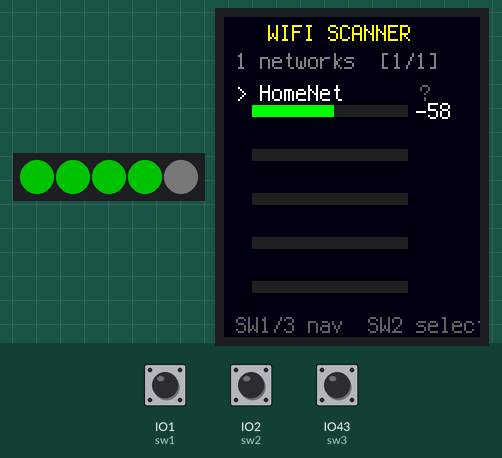
This program was run on a simulated ESP32 board running CircuitPython. Parts: 5 RGB LEDs in strip order, left to right, 128×160 colour display. The inputs (shaded band) are chosen by the test bench; at power-on: IO2 (sw2) HIGH, IO1 (sw1) HIGH, IO43 (sw3) HIGH. Dim RGB values are drawn brighter than linear; a WiFi scan finds one network, HomeNet; what the program prints to the serial console is not drawn.

Above: at 3.2 s.
3.3 s: IO2 (sw2) pulled LOW for 0.15 s
At 4.5 s:
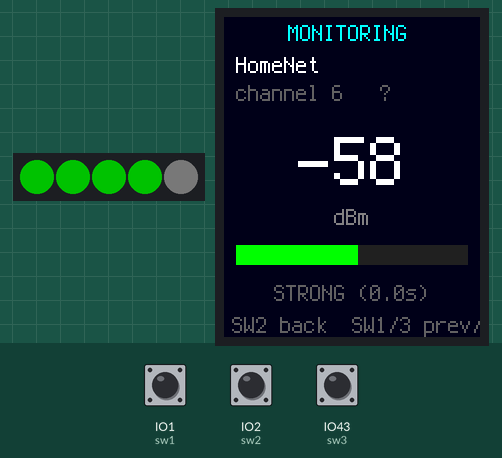
4.9 s: IO2 (sw2) pulled LOW for 1 s
At 6.5 s:
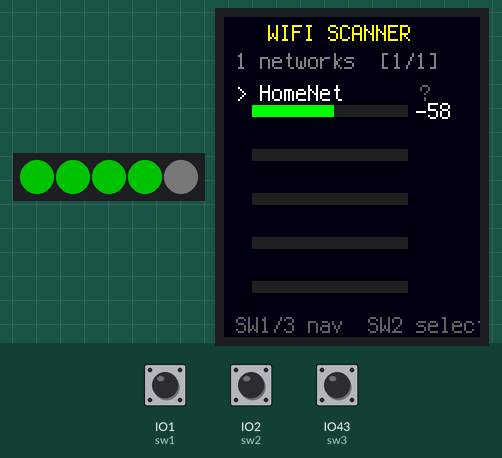
7.4 s: IO2 (sw2) pulled LOW for 3.2 s
At 7.9 s:
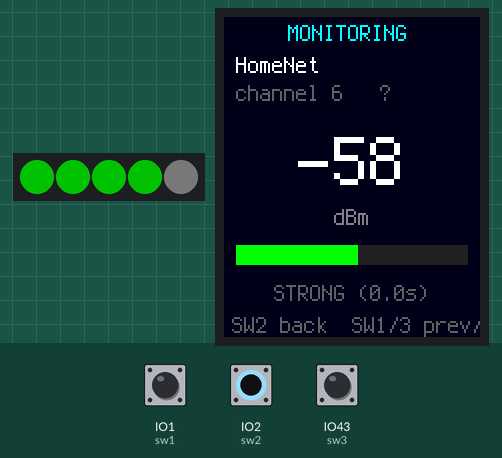
Timing chart, 0 to 10.4 s (numbered marks = the images above; inputs shaded):
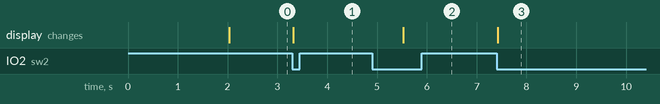

The program:

code.py
```python
"""
code_WiFi_Scanner.py -- Carolina Code Conference sample
========================================================
Live WiFi scanner + signal-strength meter for the ESP32-S3-DevKitC
conference kit (128x160 ST7735R TFT + 5-pixel NeoPixel strip).

Two modes
---------
  LIST MODE      -- shows nearby networks sorted by strongest RSSI.
                    Rescans every 30 seconds.
                    The 5 NeoPixels display the highlighted
                    network's last-known signal.

  MONITOR MODE   -- full-screen live view of ONE network.
                    Single-channel rescan runs continuously so the
                    LEDs + on-screen bar update in near-real-time.
                    Perfect for walking around to trace signal.

Controls (Switch numbers from the conference kit)
-------------------------------------------------
  SW1 (IO1)      -- navigate UP     (both modes)
  SW2 (IO2)      -- SELECT / back   (enter or exit monitor mode)
  SW3 (IO43)     -- navigate DOWN   (both modes)

Signal quality visualization
----------------------------
  RSSI >= -50 dBm  -- 5 LEDs green   (excellent)
  RSSI >= -60 dBm  -- 4 LEDs green   (strong)
  RSSI >= -70 dBm  -- 3 LEDs yellow  (fair)
  RSSI >= -80 dBm  -- 2 LEDs orange  (weak)
  RSSI <  -80 dBm  -- 1 LED  red     (very weak)

No credentials required -- pure passive scanning.
"""

import time
import board
import busio
import digitalio
import displayio
import fourwire
import neopixel
import terminalio
import wifi
import bitmaptools
import adafruit_st7735r
from adafruit_display_text import label


# ------------------------------------------------------------------
# Hardware setup
# ------------------------------------------------------------------
pixels = neopixel.NeoPixel(board.IO4, 5, brightness=0.35, auto_write=False)
pixels.fill((0, 0, 0)); pixels.show()

# Three tactile switches -- pull-down wired, use internal pullup
sw1 = digitalio.DigitalInOut(board.IO1);  sw1.switch_to_input(pull=digitalio.Pull.UP)
sw2 = digitalio.DigitalInOut(board.IO2);  sw2.switch_to_input(pull=digitalio.Pull.UP)
sw3 = digitalio.DigitalInOut(board.IO43); sw3.switch_to_input(pull=digitalio.Pull.UP)

# Font-ROM chip must stay deselected so the display owns the SPI bus
font_cs = digitalio.DigitalInOut(board.IO9)
font_cs.direction = digitalio.Direction.OUTPUT
font_cs.value = True

# Display backlight -- keep off until the first frame is drawn
bl = digitalio.DigitalInOut(board.IO5)
bl.direction = digitalio.Direction.OUTPUT
bl.value = False

displayio.release_displays()
spi = busio.SPI(clock=board.IO12, MOSI=board.IO11)
display_bus = fourwire.FourWire(
    spi,
    command=board.IO6,
    chip_select=board.IO10,
    reset=board.IO7,
    baudrate=8_000_000,
)
display = adafruit_st7735r.ST7735R(
    display_bus, width=128, height=160, rotation=0, bgr=True, auto_refresh=False,
)


# ------------------------------------------------------------------
# Signal-strength helpers
# ------------------------------------------------------------------
def rssi_to_quality(rssi):
    """Map RSSI (dBm) to a 0.0-1.0 quality value for the bar length."""
    if rssi is None:  return 0.0
    if rssi >= -30:   return 1.0
    if rssi <= -90:   return 0.0
    return (rssi + 90) / 60.0


def rssi_to_bars(rssi):
    """0..5 signal-bar count (like a phone icon)."""
    if rssi is None:  return 0
    if rssi >= -50:   return 5
    if rssi >= -60:   return 4
    if rssi >= -70:   return 3
    if rssi >= -80:   return 2
    if rssi >= -90:   return 1
    return 0


def rssi_quality_label(rssi):
    n = rssi_to_bars(rssi)
    return ("NO SIGNAL", "VERY WEAK", "WEAK", "FAIR", "STRONG", "EXCELLENT")[n]


def rssi_led_color(rssi):
    n = rssi_to_bars(rssi)
    if n >= 4: return (  0, 255,   0)   # green
    if n == 3: return (255, 200,   0)   # yellow
    if n == 2: return (255, 100,   0)   # orange
    if n == 1: return (255,   0,   0)   # red
    return             (  0,   0,   0)  # off (no signal)


def rssi_bar_palette_idx(rssi):
    n = rssi_to_bars(rssi)
    if n >= 4: return 1   # green
    if n == 3: return 2   # yellow
    if n == 2: return 3   # orange
    if n == 1: return 4   # red
    return 0               # unfilled


def auth_short(modes):
    if not modes:                          return "?   "
    if wifi.AuthMode.ENTERPRISE in modes:  return "ENT "
    if wifi.AuthMode.OPEN       in modes:  return "OPEN"
    if wifi.AuthMode.WPA3       in modes:  return "WPA3"
    if wifi.AuthMode.WPA2       in modes:  return "WPA2"
    if wifi.AuthMode.WPA        in modes:  return "WPA "
    if wifi.AuthMode.WEP        in modes:  return "WEP "
    return "?   "


def auth_color(modes):
    if not modes:                          return 0x606060
    if wifi.AuthMode.OPEN in modes:        return 0xFF4040   # red -- insecure
    if wifi.AuthMode.WEP  in modes:        return 0xFF8800   # orange -- weak
    if wifi.AuthMode.WPA3 in modes:        return 0x40FFA0   # mint  -- strong
    return 0x40FF40                                           # green -- WPA/WPA2


def update_led_meter(rssi):
    """Light the strip as a bar-graph of the current signal (0..5 LEDs)."""
    if rssi is None:
        pixels.fill((0, 0, 0))
        pixels[0] = (30, 0, 0)          # single dim-red = "no signal"
        pixels.show()
        return
    n = rssi_to_bars(rssi)
    color = rssi_led_color(rssi)
    for i in range(5):
        pixels[i] = color if i < n else (8, 8, 8)   # dim off-white for unlit
    pixels.show()


# ==================================================================
# Scene 1 -- list mode
# ==================================================================
MAX_ROWS = 5
ROW_Y0   = 32
ROW_H    = 22
BAR_W    = 78
BAR_H    = 6
BAR_X    = 14

list_scene = displayio.Group()

bg = displayio.Bitmap(128, 160, 1)
bg_pal = displayio.Palette(1); bg_pal[0] = 0x000010
list_scene.append(displayio.TileGrid(bg, pixel_shader=bg_pal))

title_lbl = label.Label(terminalio.FONT, text="WIFI SCANNER",
                        color=0xFFFF00, x=22, y=8)
count_lbl = label.Label(terminalio.FONT, text="scanning...",
                        color=0x808080, x=6, y=22)
list_scene.append(title_lbl); list_scene.append(count_lbl)

# Shared palette for on-screen bar graphs
bar_pal = displayio.Palette(5)
bar_pal[0] = 0x202020
bar_pal[1] = 0x00FF00
bar_pal[2] = 0xFFFF00
bar_pal[3] = 0xFF8800
bar_pal[4] = 0xFF0000

row_ssid = []; row_bar = []; row_rssi = []; row_auth = []

for i in range(MAX_ROWS):
    top     = ROW_Y0 + i * ROW_H
    y_label = top + 6
    y_bar   = top + 15

    ssid_lbl = label.Label(terminalio.FONT, text="", color=0xA0A0A0, x=6, y=y_label)
    list_scene.append(ssid_lbl); row_ssid.append(ssid_lbl)

    auth_lbl = label.Label(terminalio.FONT, text="", color=0x40FF40, x=98, y=y_label)
    list_scene.append(auth_lbl); row_auth.append(auth_lbl)

    bmp = displayio.Bitmap(BAR_W, BAR_H, 5)
    tg  = displayio.TileGrid(bmp, pixel_shader=bar_pal,
                             x=BAR_X, y=y_bar - BAR_H // 2)
    list_scene.append(tg); row_bar.append(bmp)

    rssi_lbl = label.Label(terminalio.FONT, text="", color=0x808080,
                           x=BAR_X + BAR_W + 4, y=y_bar)
    list_scene.append(rssi_lbl); row_rssi.append(rssi_lbl)

list_footer = label.Label(terminalio.FONT, text="SW1/3 nav  SW2 select",
                          color=0x606060, x=6, y=154)
list_scene.append(list_footer)


# ==================================================================
# Scene 2 -- monitor mode (single network, full-screen live view)
# ==================================================================
monitor_scene = displayio.Group()

mbg = displayio.Bitmap(128, 160, 1)
mbg_pal = displayio.Palette(1); mbg_pal[0] = 0x000018
monitor_scene.append(displayio.TileGrid(mbg, pixel_shader=mbg_pal))

mon_title = label.Label(terminalio.FONT, text="MONITORING",
                        color=0x00FFFF, x=32, y=8)
monitor_scene.append(mon_title)

mon_ssid = label.Label(terminalio.FONT, text="", color=0xFFFFFF, x=6, y=24)
monitor_scene.append(mon_ssid)

mon_meta = label.Label(terminalio.FONT, text="", color=0x808080, x=6, y=38)
monitor_scene.append(mon_meta)

# HUGE RSSI number, scale=3, auto-centered via anchor_point
mon_rssi = label.Label(terminalio.FONT, text="---", scale=3, color=0xFFFFFF)
mon_rssi.anchor_point = (0.5, 0.5)
mon_rssi.anchored_position = (64, 72)
monitor_scene.append(mon_rssi)

mon_unit = label.Label(terminalio.FONT, text="dBm", color=0x808080)
mon_unit.anchor_point = (0.5, 0.5)
mon_unit.anchored_position = (64, 100)
monitor_scene.append(mon_unit)

# Big horizontal bar
BIG_BAR_W = 116
BIG_BAR_H = 10
big_bar_bmp = displayio.Bitmap(BIG_BAR_W, BIG_BAR_H, 5)
big_bar_tg  = displayio.TileGrid(big_bar_bmp, pixel_shader=bar_pal, x=6, y=114)
monitor_scene.append(big_bar_tg)

mon_quality = label.Label(terminalio.FONT, text="", color=0xFFFFFF)
mon_quality.anchor_point = (0.5, 0.5)
mon_quality.anchored_position = (64, 138)
monitor_scene.append(mon_quality)

mon_footer = label.Label(terminalio.FONT, text="SW2 back  SW1/3 prev/next",
                         color=0x606060, x=4, y=154)
monitor_scene.append(mon_footer)


# ------------------------------------------------------------------
# Render helpers
# ------------------------------------------------------------------
def clear_row(i):
    row_ssid[i].text = ""
    row_rssi[i].text = ""
    row_auth[i].text = ""
    bitmaptools.fill_region(row_bar[i], 0, 0, BAR_W, BAR_H, 0)


def draw_row_bar(i, rssi):
    q = rssi_to_quality(rssi)
    filled = int(BAR_W * q)
    color_idx = rssi_bar_palette_idx(rssi)
    bitmaptools.fill_region(row_bar[i], 0, 0, BAR_W, BAR_H, 0)
    if filled > 0:
        bitmaptools.fill_region(row_bar[i], 0, 0, filled, BAR_H, color_idx)


def draw_big_bar(rssi):
    q = rssi_to_quality(rssi)
    filled = int(BIG_BAR_W * q)
    color_idx = rssi_bar_palette_idx(rssi)
    bitmaptools.fill_region(big_bar_bmp, 0, 0, BIG_BAR_W, BIG_BAR_H, 0)
    if filled > 0:
        bitmaptools.fill_region(big_bar_bmp, 0, 0, filled, BIG_BAR_H, color_idx)


def render_list(networks, selected_idx, visible_start):
    for i in range(MAX_ROWS):
        net_i = visible_start + i
        if net_i < len(networks):
            n = networks[net_i]
            selected = (net_i == selected_idx)
            ssid = n["ssid"][:13]
            marker = ">" if selected else " "
            row_ssid[i].text  = "%s %s" % (marker, ssid)
            row_ssid[i].color = 0xFFFFFF if selected else 0xA0A0A0
            row_auth[i].text  = auth_short(n["auth"]).strip()
            row_auth[i].color = auth_color(n["auth"])
            draw_row_bar(i, n["rssi"])
            row_rssi[i].text  = "%d" % n["rssi"]
            row_rssi[i].color = 0xFFFFFF if selected else 0x606060
        else:
            clear_row(i)
    if networks:
        count_lbl.text  = "%d networks  [%d/%d]" % (
            len(networks), selected_idx + 1, len(networks))
    else:
        count_lbl.text  = "no networks found"
    count_lbl.color = 0x808080
    display.refresh()


def render_monitor(network, rssi, seconds_since_seen):
    """Update the monitor scene with a new RSSI sample."""
    mon_ssid.text = network["ssid"][:20]

    ch = network.get("ch", "?")
    auth = auth_short(network["auth"]).strip()
    mon_meta.text  = "channel %s   %s" % (ch, auth)
    mon_meta.color = auth_color(network["auth"])

    if rssi is None:
        mon_rssi.text     = "---"
        mon_rssi.color    = 0xFF4040
        mon_quality.text  = "SIGNAL LOST"
        mon_quality.color = 0xFF4040
        bitmaptools.fill_region(big_bar_bmp, 0, 0, BIG_BAR_W, BIG_BAR_H, 0)
    else:
        mon_rssi.text     = "%d" % rssi
        mon_rssi.color    = 0xFFFFFF
        mon_quality.text  = "%s (%.1fs)" % (rssi_quality_label(rssi), seconds_since_seen)
        mon_quality.color = auth_color(network["auth"]) if seconds_since_seen < 1.5 else 0x808080
        draw_big_bar(rssi)

    display.refresh()


# ------------------------------------------------------------------
# Scans
# ------------------------------------------------------------------
def full_scan_with_chase():
    """Full scan across all channels. Animates the LED chase while it runs."""
    count_lbl.text  = "scanning..."
    count_lbl.color = 0xFFFF00
    display.refresh()

    networks = []
    chase_pos  = 0
    chase_last = time.monotonic()

    try:
        for n in wifi.radio.start_scanning_networks():
            networks.append({
                "ssid": n.ssid,
                "rssi": n.rssi,
                "ch":   n.channel,
                "auth": list(n.authmode),
            })
            now = time.monotonic()
            if now - chase_last > 0.08:
                for i in range(5):
                    pixels[i] = (0, 60, 120) if i == chase_pos else (0, 0, 0)
                pixels.show()
                chase_pos  = (chase_pos + 1) % 5
                chase_last = now
    finally:
        wifi.radio.stop_scanning_networks()

    networks.sort(key=lambda x: -x["rssi"])
    print("scan complete:", len(networks), "networks")
    for n in networks:
        print("  %-24r rssi=%4d ch=%2d auth=%s"
              % (n["ssid"], n["rssi"], n["ch"], auth_short(n["auth"]).strip()))
    return networks


def single_channel_scan(channel, target_ssid):
    """Fast rescan restricted to a single channel. Returns RSSI or None."""
    latest = None
    try:
        for n in wifi.radio.start_scanning_networks(
                start_channel=channel, stop_channel=channel):
            if n.ssid == target_ssid:
                latest = n.rssi
    finally:
        wifi.radio.stop_scanning_networks()
    return latest


# ------------------------------------------------------------------
# State
# ------------------------------------------------------------------
MODE_LIST    = 0
MODE_MONITOR = 1

mode           = MODE_LIST
networks       = []
selected_idx   = 0
selected_ssid  = None
visible_start  = 0

# For monitor mode
monitor_last_seen_time = 0.0
monitor_last_rssi      = None


def clamp_visible():
    """Keep the visible window covering selected_idx."""
    global visible_start
    if selected_idx < visible_start:
        visible_start = selected_idx
    elif selected_idx >= visible_start + MAX_ROWS:
        visible_start = selected_idx - MAX_ROWS + 1
    if visible_start < 0:
        visible_start = 0


def move_selection(delta):
    """Adjust selection wrapped; update LEDs; scroll if needed."""
    global selected_idx, selected_ssid
    if not networks:
        return
    selected_idx = (selected_idx + delta) % len(networks)
    selected_ssid = networks[selected_idx]["ssid"]
    clamp_visible()


def enter_monitor():
    global mode, monitor_last_seen_time, monitor_last_rssi
    if not networks:
        return
    print("-> MONITOR:", networks[selected_idx]["ssid"])
    mode = MODE_MONITOR
    monitor_last_seen_time = time.monotonic()
    monitor_last_rssi = networks[selected_idx]["rssi"]
    display.root_group = monitor_scene
    render_monitor(networks[selected_idx], monitor_last_rssi, 0.0)
    update_led_meter(monitor_last_rssi)


def exit_monitor():
    global mode
    print("-> LIST")
    mode = MODE_LIST
    display.root_group = list_scene
    render_list(networks, selected_idx, visible_start)
    if networks:
        update_led_meter(networks[selected_idx]["rssi"])


# ------------------------------------------------------------------
# Boot
# ------------------------------------------------------------------
count_lbl.text = "starting..."
display.root_group = list_scene
display.refresh()
bl.value = True

networks = full_scan_with_chase()
if networks:
    selected_idx  = 0
    selected_ssid = networks[0]["ssid"]
    update_led_meter(networks[0]["rssi"])
else:
    pixels.fill((30, 0, 0)); pixels.show()

clamp_visible()
render_list(networks, selected_idx, visible_start)


# ------------------------------------------------------------------
# Main loop
# ------------------------------------------------------------------
SCAN_INTERVAL_LIST = 30.0    # seconds between full scans in LIST mode
last_full_scan     = time.monotonic()

sw1_prev = True
sw2_prev = True
sw3_prev = True

def sw_edge(prev, curr):
    """Return True on a falling edge (button just pressed)."""
    return (not curr) and prev

while True:
    v1, v2, v3 = sw1.value, sw2.value, sw3.value
    pressed_sw1 = sw_edge(sw1_prev, v1)
    pressed_sw2 = sw_edge(sw2_prev, v2)
    pressed_sw3 = sw_edge(sw3_prev, v3)
    sw1_prev, sw2_prev, sw3_prev = v1, v2, v3

    # =========================
    # LIST MODE
    # =========================
    if mode == MODE_LIST:
        if pressed_sw1 and networks:
            move_selection(-1)
            render_list(networks, selected_idx, visible_start)
            update_led_meter(networks[selected_idx]["rssi"])
            time.sleep(0.12)

        elif pressed_sw3 and networks:
            move_selection(+1)
            render_list(networks, selected_idx, visible_start)
            update_led_meter(networks[selected_idx]["rssi"])
            time.sleep(0.12)

        elif pressed_sw2 and networks:
            enter_monitor()
            time.sleep(0.15)

        # 30-second auto-rescan
        now = time.monotonic()
        if now - last_full_scan > SCAN_INTERVAL_LIST:
            networks = full_scan_with_chase()
            if networks:
                # Reacquire selection by SSID
                new_idx = 0
                if selected_ssid:
                    for i, n in enumerate(networks):
                        if n["ssid"] == selected_ssid:
                            new_idx = i
                            break
                selected_idx  = new_idx
                selected_ssid = networks[selected_idx]["ssid"]
                clamp_visible()
                update_led_meter(networks[selected_idx]["rssi"])
            else:
                pixels.fill((30, 0, 0)); pixels.show()
            render_list(networks, selected_idx, visible_start)
            last_full_scan = time.monotonic()

    # =========================
    # MONITOR MODE
    # =========================
    else:
        if pressed_sw2:
            exit_monitor()
            last_full_scan = time.monotonic()   # reset 30s timer on return
            time.sleep(0.15)
            continue

        if pressed_sw1 and networks:
            move_selection(-1)
            monitor_last_rssi = networks[selected_idx]["rssi"]
            monitor_last_seen_time = time.monotonic()
            render_monitor(networks[selected_idx], monitor_last_rssi, 0.0)
            update_led_meter(monitor_last_rssi)
            time.sleep(0.12)
            continue

        if pressed_sw3 and networks:
            move_selection(+1)
            monitor_last_rssi = networks[selected_idx]["rssi"]
            monitor_last_seen_time = time.monotonic()
            render_monitor(networks[selected_idx], monitor_last_rssi, 0.0)
            update_led_meter(monitor_last_rssi)
            time.sleep(0.12)
            continue

        # Fast single-channel rescan for the selected network
        target = networks[selected_idx]
        rssi = single_channel_scan(target["ch"], target["ssid"])
        now = time.monotonic()
        if rssi is not None:
            monitor_last_rssi = rssi
            monitor_last_seen_time = now
            # keep cached copy fresh for the list view
            target["rssi"] = rssi
            update_led_meter(rssi)
        else:
            # signal lost -- fade LEDs and mark stale
            if now - monitor_last_seen_time > 5.0:
                update_led_meter(None)
                monitor_last_rssi = None

        render_monitor(target, monitor_last_rssi, now - monitor_last_seen_time)

    time.sleep(0.02)
```

Measured:
- after the input at 3.3 s, the display: changes at once (image 1)
- after the input at 4.9 s, the display: changes after 0.62 s (image 2)
- after the input at 7.4 s, the display: changes at once (image 3)
